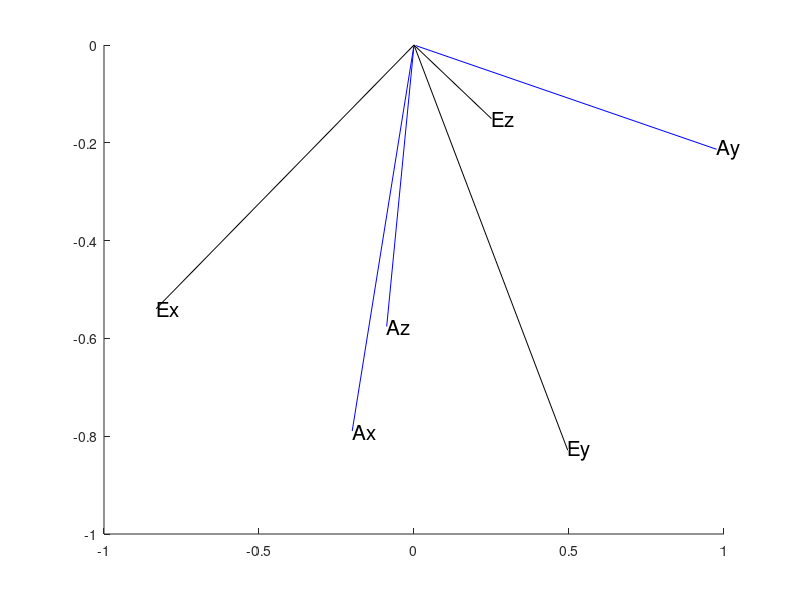

The MATLAB script that drew this image:

Ex = [1 0 0];
Ey = [0 1 0];
Ez = [0 0 1];

Rot = [10 25 50];
Trans = [0 0 0];
Tx = [cos(Rot(1,1)) -sin(Rot(1,1)) 0 0; sin(Rot(1,1)) cos(Rot(1,1)) 0 0; 0 0 1 0; 0 0 0 1];
Ty = [cos(Rot(1,2)) 0 sin(Rot(1,2)) 0; 0 1 0 0; -sin(Rot(1,2)) 0 cos(Rot(1,2)) 0; 0 0 0 1];
Tz = [1 0 0 0; 0 cos(Rot(1,3)) -sin(Rot(1,3)) 0; 0 sin(Rot(1,3)) cos(Rot(1,3)) 0; 0 0 0 1];
Tr = [1 0 0 Trans(1,1); 0 1 0 Trans(1,2); 0 0 1 Trans(1,3); 0 0 0 1];
T = Tx * Ty * Tz * Tr;

Ex = (T * [Ex 0]')';
Ex = Ex(1,1:3);
Ey = (T * [Ey 0]')';
Ey = Ey(1,1:3);
Ez = (T * [Ez 0]')';
Ez = Ez(1,1:3);

Rot = [10 29 60];
Trans = [0 0 0];
Tx = [cos(Rot(1,1)) -sin(Rot(1,1)) 0 0; sin(Rot(1,1)) cos(Rot(1,1)) 0 0; 0 0 1 0; 0 0 0 1];
Ty = [cos(Rot(1,2)) 0 sin(Rot(1,2)) 0; 0 1 0 0; -sin(Rot(1,2)) 0 cos(Rot(1,2)) 0; 0 0 0 1];
Tz = [1 0 0 0; 0 cos(Rot(1,3)) -sin(Rot(1,3)) 0; 0 sin(Rot(1,3)) cos(Rot(1,3)) 0; 0 0 0 1];
Tr = [1 0 0 Trans(1,1); 0 1 0 Trans(1,2); 0 0 1 Trans(1,3); 0 0 0 1];
T = Tx * Ty * Tz * Tr;

Ax = (T * [Ex 0]')';
Ax = Ax(1,1:3);
Ay = (T * [Ey 0]')';
Ay = Ay(1,1:3);
Az = (T * [Ez 0]')';
Az = Az(1,1:3);

hold on
plot3([0,Ex(1,1)],[0,Ex(1,2)],[0,Ex(1,3)],'k');
plot3([0,Ey(1,1)],[0,Ey(1,2)],[0,Ey(1,3)],'k');
plot3([0,Ez(1,1)],[0,Ez(1,2)],[0,Ez(1,3)],'k');

text(Ex(1,1),Ex(1,2),Ex(1,3),'Ex','FontSize',15)
text(Ey(1,1),Ey(1,2),Ey(1,3),'Ey','FontSize',15)
text(Ez(1,1),Ez(1,2),Ez(1,3),'Ez','FontSize',15)

plot3([0,Ax(1,1)],[0,Ax(1,2)],[0,Ax(1,3)],'b');
plot3([0,Ay(1,1)],[0,Ay(1,2)],[0,Ay(1,3)],'b');
plot3([0,Az(1,1)],[0,Az(1,2)],[0,Az(1,3)],'b');

text(Ax(1,1),Ax(1,2),Ax(1,3),'Ax','FontSize',15)
text(Ay(1,1),Ay(1,2),Ay(1,3),'Ay','FontSize',15)
text(Az(1,1),Az(1,2),Az(1,3),'Az','FontSize',15)

Yp = Ay - ((dot(Ay,Ez)*Ez)/(norm(Ez)^2));

%theta1 = acosd(dot(Ex,Yp)/(norm(Ex)*(norm(Yp))))
theta1 = atan2d(dot(Ez,cross(Yp,Ex)),dot(Yp,Ex))
theta2 = atan2d(dot(Ay,-Ey),dot(Ay,Ex))
disp("===========================");